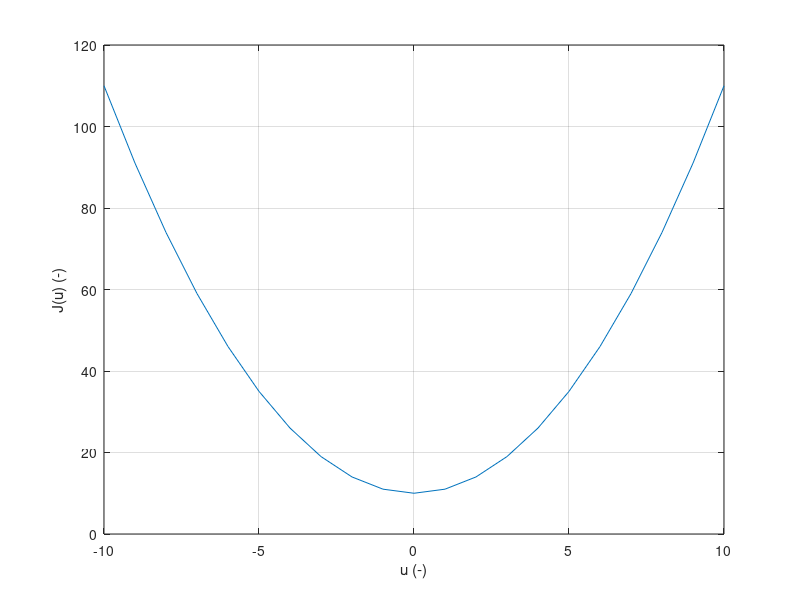

This figure's MATLAB source:
clc; clear;

a=1; b=0; c=10;    % Konstanty
u=-10:10;          % Premenna u
J=a*u.^2+b*u+c;    % Funkcia J
plot(u,J)          % Vykreslenie
grid on            % Mriezka
xlabel('u (-)')    % Znacenie osi x
ylabel('J(u) (-)') % Znacenie osi y